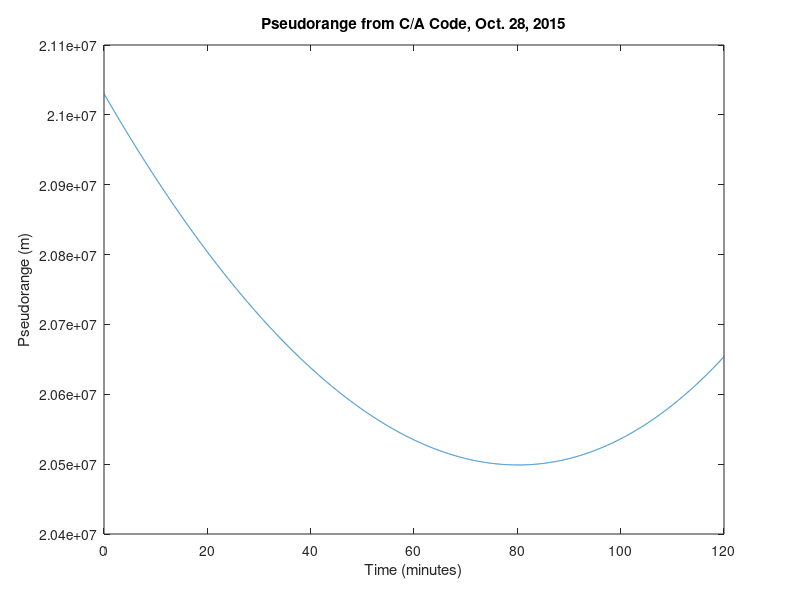
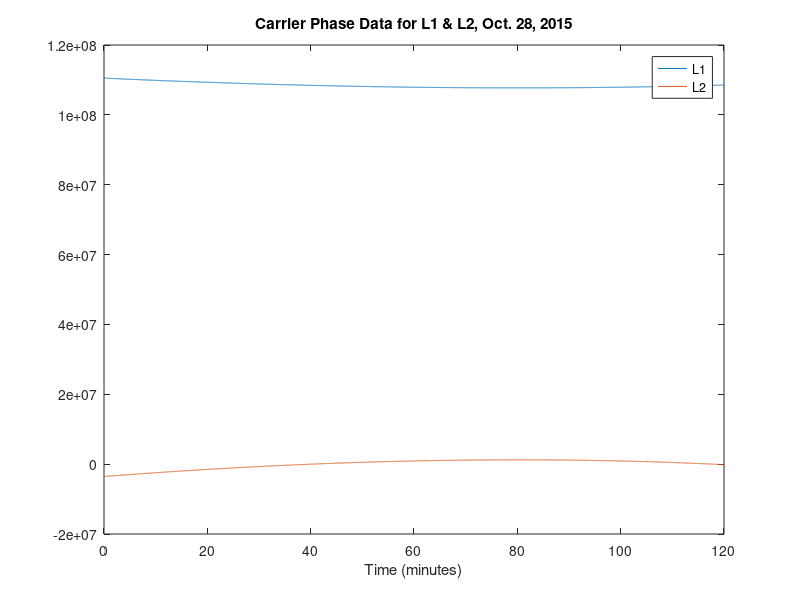
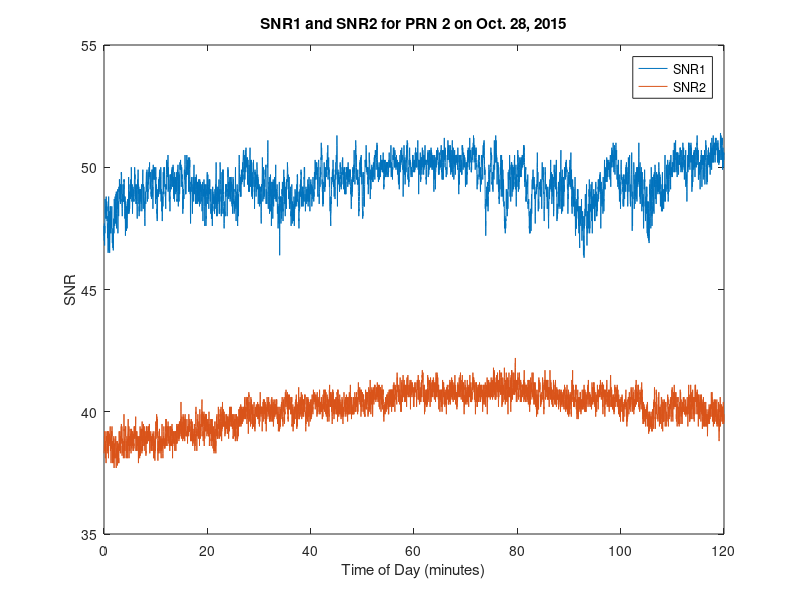
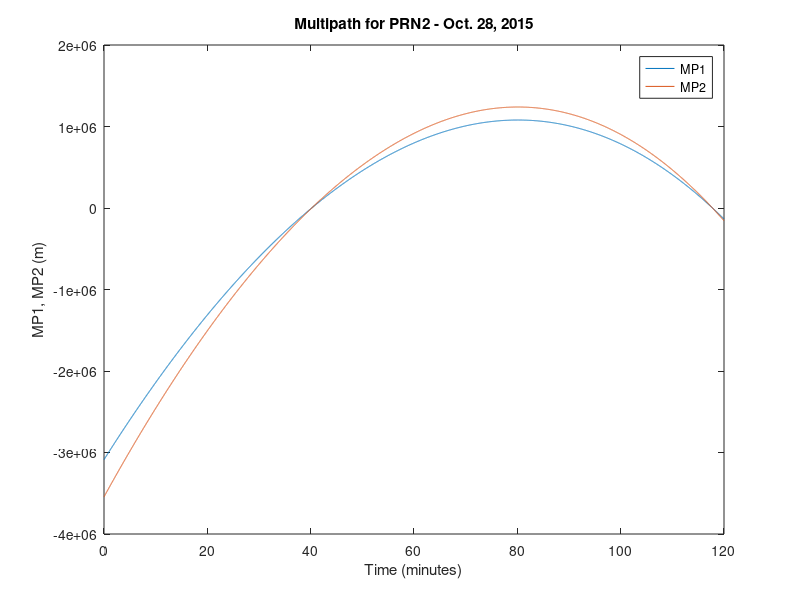

Write the MATLAB code that produced these figures, in order.
% Extracts pseudorange, SNR, and carrier phase data from RINEX files
% Name of file
% fname = 'nybp3010.15o';
% PRN_list = [2, 5, 6, 10, 12];
% 
% % use function to read in the observations for the PRNs of interest
% [ rinexv3 ] = read_rinex_obs5(fname, PRN_list);

format long
format compact
clear all;
close all;
% Extract the measured pseudoranges.
% snr_NN = signal to noise ratio (NN = PRN #)
% pr_CC_NN = pseudorange (CC = code)

load('nybp_1028.mat');

i = 1;
j = 1;
k = 1;
m = 1;
n = 1;
p = 1;
q = 1;

alldata = rinexv3_1028.data;
f1 = 1575.42*1e6;   % (Hz)
f2 = 1227.60*1e6;   % (Hz)

while i <= length(alldata)
    if alldata(i,3) == 2
        j = k;
        prn_2_data(j,:) = alldata(i,:);
        timesecsprn2(j) = (prn_2_data(j,2)-316800)/60;
        mp1prn2(j) = prn_2_data(j,7) - (((f1^2 + f2^2)/(f1^2 - f2^2))*prn_2_data(j,4)) + (2*f2^2/(f1^2 - f2^2))*prn_2_data(j,5);
        mp2prn2(j) = prn_2_data(j,10) - (((f2^2 + f1^2)/(f2^2 - f1^2))*prn_2_data(j,5)) + (2*f1^2/(f2^2 - f1^2))*prn_2_data(j,4);
        k = k + 1;
    elseif alldata(i,3) == 5
        j = m;
        prn_5_data(j,:) = alldata(i,:);
        timesecsprn5(j) = (prn_5_data(j,2) - 316800)/60;
        mp1prn5(j) = prn_5_data(j,7) - (((f1^2 + f2^2)/(f1^2 - f2^2))*prn_5_data(j,4)) + (2*f2^2/(f1^2 - f2^2))*prn_5_data(j,5);
        mp2prn5(j) = prn_5_data(j,10) - (((f2^2 + f1^2)/(f2^2 - f1^2))*prn_5_data(j,5)) + (2*f1^2/(f2^2 - f1^2))*prn_5_data(j,4);
        m = m + 1;
    elseif alldata(i,3) == 6
        j = n;
        prn_6_data(j,:) = alldata(i,:);
        timesecsprn6(j) = (prn_6_data(j,2) - 316800)/60;
        mp1prn6(j) = prn_6_data(j,7) - (((f1^2 + f2^2)/(f1^2 - f2^2))*prn_6_data(j,4)) + (2*f2^2/(f1^2 - f2^2))*prn_6_data(j,5);
        mp2prn6(j) = prn_6_data(j,10) - (((f2^2 + f1^2)/(f2^2 - f1^2))*prn_6_data(j,5)) + (2*f1^2/(f2^2 - f1^2))*prn_6_data(j,4);
        n = n + 1;
    elseif alldata(i,3) == 10
        j = p;
        prn_10_data(j,:) = alldata(i,:);
        timesecsprn10(j) = (prn_10_data(j,2) - 316800)/60;
        mp1prn10(j) = prn_10_data(j,7) - (((f1^2 + f2^2)/(f1^2 - f2^2))*prn_10_data(j,4)) + (2*f2^2/(f1^2 - f2^2))*prn_10_data(j,5);
        mp2prn10(j) = prn_10_data(j,10) - (((f2^2 + f1^2)/(f2^2 - f1^2))*prn_10_data(j,5)) + (2*f1^2/(f2^2 - f1^2))*prn_10_data(j,4);
        p = p + 1;
    elseif alldata(i,3) == 12
        j = q;
        prn_12_data(j,:) = alldata(i,:);
        timesecsprn12(j) = (prn_12_data(j,2) - 316800)/60;
        mp1prn12(j) = prn_12_data(j,7) - (((f1^2 + f2^2)/(f1^2 - f2^2))*prn_12_data(j,4)) + (2*f2^2/(f1^2 - f2^2))*prn_12_data(j,5);
        mp2prn12(j) = prn_12_data(j,10) - (((f2^2 + f1^2)/(f2^2 - f1^2))*prn_12_data(j,5)) + (2*f1^2/(f2^2 - f1^2))*prn_12_data(j,4);
        q = q + 1;
    end
    i = i + 1;
end
% Plot pseudorange.
figure;
plot(timesecsprn2, prn_2_data(:,7)) % C1
xlabel('Time (minutes)')
ylabel('Pseudorange (m)')
title('Pseudorange from C/A Code, Oct. 28, 2015')

% Plot carrier phase data.
figure
plot(timesecsprn2, prn_2_data(:,4), timesecsprn2, mp2prn2 - mean(mp2prn2)) % L1 & L2
xlabel('Time (minutes)')
title('Carrier Phase Data for L1 & L2, Oct. 28, 2015')
legend('L1','L2')

% figure;
% plot(timesecsprn2, prn_2_data(:,5)) % L2
% xlabel('Time (minutes)')
% title('Carrier Phase Data for L2, Oct. 28, 2015')

% Plot SNR
prn_2_snr1 = prn_2_data(:,12);
prn_2_snr2 = prn_2_data(:,13);
figure 
plot(timesecsprn2, prn_2_snr1, timesecsprn2, prn_2_snr2)
title('SNR1 and SNR2 for PRN 2 on Oct. 28, 2015')
xlabel('Time of Day (minutes)')
ylabel('SNR')
legend('SNR1', 'SNR2')

% Plot MP1, MP2.
figure;
plot(timesecsprn2, mp1prn2 - mean(mp1prn2), timesecsprn2, mp2prn2 - mean(mp2prn2)) % Multipath1 for PRN2
xlabel('Time (minutes)')
ylabel('MP1, MP2 (m)')
title('Multipath for PRN2 - Oct. 28, 2015')
legend('MP1','MP2')

% plot(timesecsprn2, mp2prn2 - mean(mp2prn2)) % Multipath1 for PRN2
% xlabel('Time (minutes)')
% ylabel('MP2 (m)')
% title('MP2 for PRN 2 - Oct. 28, 2015')

